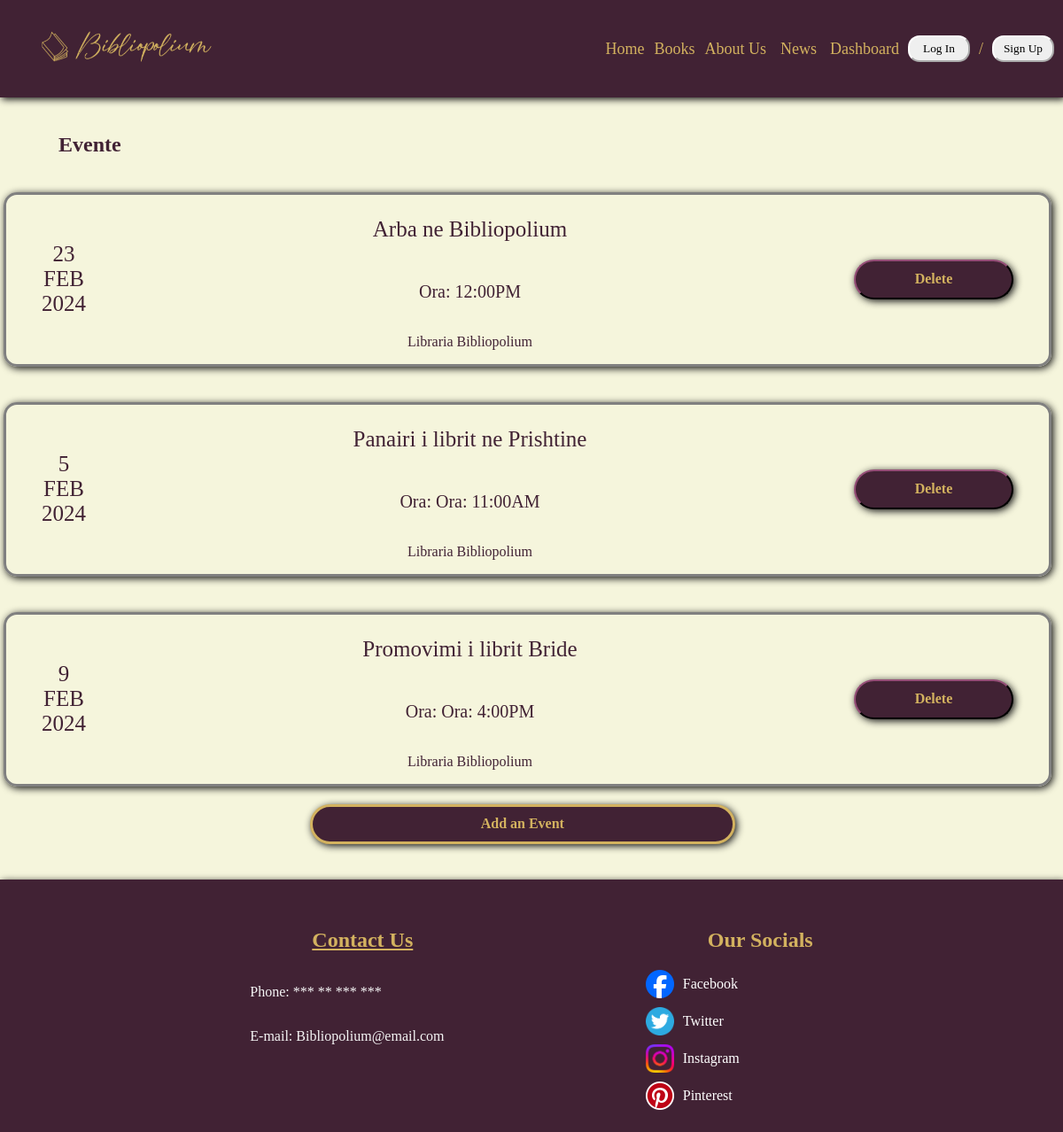
The app's page /News.php (signed in) with its own data.
### tables this page shows
CREATE TABLE `news` (
  `Eventi` varchar(100) NOT NULL,
  `Dita` int(11) NOT NULL,
  `Muaji` varchar(20) NOT NULL,
  `Viti` int(11) NOT NULL,
  `Ora` varchar(30) NOT NULL,
  `AddedBy` varchar(30) NOT NULL
);

### NewsRepository.php (called while the page is built, shortened)
<?php
    class NewsRepository{
        private $connection;
        public function __construct(){
            $conn = new DatabaseConnection;
            $this->connection = $conn->startConnection();
        }
        public function getAllEventet(){
            $conn = $this->connection;
            $sql = "SELECT * FROM News";
            $statement = $conn->query($sql);
            $eventi = $statement->fetchAll(PDO::FETCH_ASSOC);
            return $eventi;
        }
    }
?>

### News.php (the view, shortened to what this page needs)
<?php
include_once('NewsRepository.php');
$newsRepo = new NewsRepository();
$events = $newsRepo->getAllEventet();
$hide="";
if(!isset($_SESSION['username'])){
    header("location:LogIn.php");
}
else{
    if($_SESSION['role'] == "admin"){
        $hide = "Dashboard";
    }
?>
<!DOCTYPE html>
<html lang="en">
<head>
    <link rel="stylesheet" href="News.css">
</head>
<body>
    <header class="h1" style="height: 90px;">
        <div class="logo">
            <img style="border-radius: 10px;" src="logoo.png" alt="logo" height="65px">
        </div>
        <ul>
            <li><a href="Home.php">Home</a></li>
            <li><a href="Books.php" class="book">Books</a></li>
            <li><a href="AboutUs.php">About Us</a></li>
            <li><a href="#top" class="news" style="margin-right: 5px;">News</a></li>
            <li><a href="Dashboard.php" class="dash"><?php echo $hide?></a></li>
            <button class="b"><a style="text-decoration: none; color: black;" href="LogIn.php">Log In</a></button>
            <li>/</li>
            <button class="b"><a style="text-decoration: none; color: black;" href="SignUp.php">Sign Up</a></button>
        </ul>
    </header>
    <main>
        <div class="news">
            <h2>Evente</h2>
            <?php foreach($events as $event){ ?>
                <div class="event">
                    <div class="info">
                        <div class="data" style="font-size: 25px;">
                            <p><?= $event['Dita'] ?></p>
                            <p><?= $event['Muaji'] ?></p>
                            <p style="margin-bottom: 25px;"><?= $event['Viti'] ?></p>
                        </div>
                        <div class="lajme">
                            <p class="eventi"><?= $event['Eventi'] ?></p>
                            <p class="ora">Ora: <?= $event['Ora'] ?></p>
                            <p class="libraria">Libraria Bibliopolium</p>
                        </div>
                        <?php if($_SESSION['role'] == 'admin'){ ?>
                            <form method="POST" action="DeleteEvent.php" style="display: inline;">
                                <button type="submit" onclick="return confirmDelete('<?php echo $event['Eventi']; ?>')" class="delete">Delete</button>
                            </form>
                        <?php } ?>
                    </div>
                </div>
            <?php } ?>
            <button class="add" style="border: solid; font-family: 'Times New Roman', Times, serif;<?php echo $_SESSION['role'] !== 'admin' ? 'display: none;' : ''; ?>" onclick="window.location.href='AddEvent.php'">Add an Event</button>
        </div>
        <footer>
            <div class="f">
                <div class="footerleft">
                    <h2><a style="color: rgb(211, 178, 95);" href="Kontakti.php">Contact Us</a></h2>
                    <p>Phone: *** ** *** ***</p>
                    <p>E-mail: Bibliopolium@email.com</p>
                </div>
                <div class="footerright">
                    <h2 style="color: rgb(211, 178, 95);">Our Socials</h2>
                    <a href="https://www.facebook.com/"><img style="margin-right: 10px;" src="facebook.png" alt="" width="32px" height="32px">Facebook</a>
                    <a href="https://www.twitter.com/"><img style="margin-right: 10px;" src="twitter.png" alt="" width="32px" height="32px">Twitter</a>
                    <a href="https://www.instagram.com/"><img style="margin-right: 10px;" src="instagram.png" alt="" width="32px" height="32px">Instagram</a>
                    <a href="https://www.pinterest.com/"><img style="margin-right: 10px;" src="pinterest.png" alt="" width="32px" height="32px">Pinterest</a>
                </div>
            </div>
        </footer>
    </main>
</html>
<?php
}
?>

### News.css (style rules this page uses)
body { background-color: beige; font-family: garamond; margin: 0; padding: 0; box-sizing: border-box; }
.h1 { display: flex; flex-wrap: nowrap; justify-content: space-between; background-color: rgb(65, 34, 52); color: rgb(211, 178, 95); align-items: center; position: sticky; top: 0; box-shadow: 2px 2px 8px #111; padding: 10px; }
ul { display: flex; list-style-type: none; justify-content: space-between; align-items: center; margin: 0; padding: 0; font-size: large; background-color: rgb(65, 34, 52); }
.b { border-color: white; font-family: garamond; border-radius: 13px; height: 30px; width: 70px; }
li { display: flex; flex-wrap: nowrap; justify-content: space-evenly; margin-left: 10px; margin-right: 10px; }
li>a { text-decoration: none; color: rgb(211, 178, 95); }
.news { display: flex; flex-direction: column; }
.event { border-style: solid; border-color: gray; border-radius: 15px; margin-right: 8px; margin-left: 8px; margin-top: 20px; margin-bottom: 20px; box-shadow: 2px 2px 8px #111; }
.info { display: flex; justify-content: space-between; align-items: center; margin-left: 40px; margin-right: 40px; color: rgb(65, 34, 52); }
.data>p { display: flex; flex-direction: column; align-items: center; justify-content: center; margin-bottom: -25px; }
.lajme { display: flex; flex-direction: column; justify-content: center; align-items: center; }
.delete { font-family: garamond; border-color: rgb(65, 34, 52); height: 45px; width: 180px; background-color: rgb(65, 34, 52); box-shadow: 2px 2px 8px #111; border-radius: 40px; font-size:16px; color: rgb(211, 178, 95); font-weight: 600; }
.f { background-color: rgb(65, 34, 52); display: flex; justify-content: space-evenly; align-items: flex-start; align-content: flex-start; padding: 15px; color: whitesmoke; box-shadow: 2px 2px 8px #111; margin-top: 40px; }
.footerleft { display: flex; flex-direction: column; flex-wrap: nowrap; justify-content: center; align-items: flex-start; align-content: flex-start; color: whitesmoke; padding-left: 40px; }
.footerright { display: flex; flex-direction: column; flex-wrap: nowrap; justify-content: flex-start; align-items: flex-start; align-content: flex-start; padding-right: 40px; }
.footerright>a { display: flex; align-items: center; color: white; text-decoration: none; margin-bottom: 10px; }

### News.php (style rules this page uses)
@media (min-width: 768px) { h2 { margin-left: 70px; margin-top: 40px; color: rgb(65, 34, 52); } }
@media (min-width: 768px) { .book { margin-left: -9px; margin-right: -9px; } }
@media (min-width: 768px) { .news { margin-left: -4px; margin-right: 5px; } }
@media (min-width: 768px) { .dash { margin-left: -10px; } }
@media (min-width: 768px) { .eventi { font-size: 25px; } }
@media (min-width: 768px) { .ora { font-size: 20px; } }
@media (min-width: 768px) { .add { font-family: garamond; border-color: rgb(65, 34, 52); height: 45px; width: 180px; background-color: rgb(65, 34, 52); box-shadow: 2px 2px 8px #111; border-radius: 40px; font-size:16px; color: rgb(211, 178, 95); font-weight: 600; margin-left: 29.5vw; width: 40%; } }
@media (min-width: 768px) { .data { font-size: 25px; } }

### records on screen
news: Dita "23", Muaji "FEB", Viti "2024", Eventi "Arba ne Bibliopolium", Ora "12:00PM"
news: Dita "5", Muaji "FEB", Viti "2024", Eventi "Panairi i librit ne Prishtine", Ora "Ora: 11:00AM"
news: Dita "9", Muaji "FEB", Viti "2024", Eventi "Promovimi i librit Bride", Ora "Ora: 4:00PM"

### other values on screen
$hide "Dashboard"
